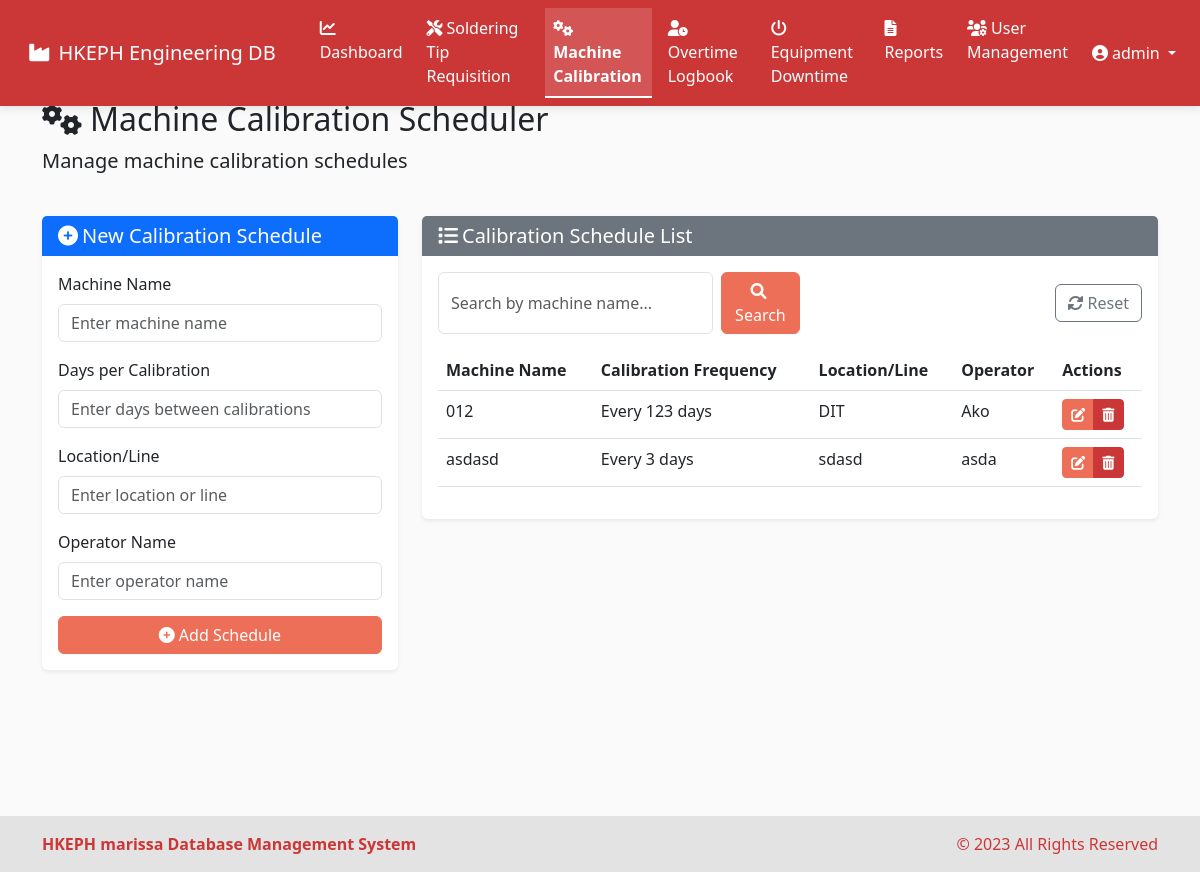
/machine-calibrations (signed in), run on an earlier commit of the app's database.
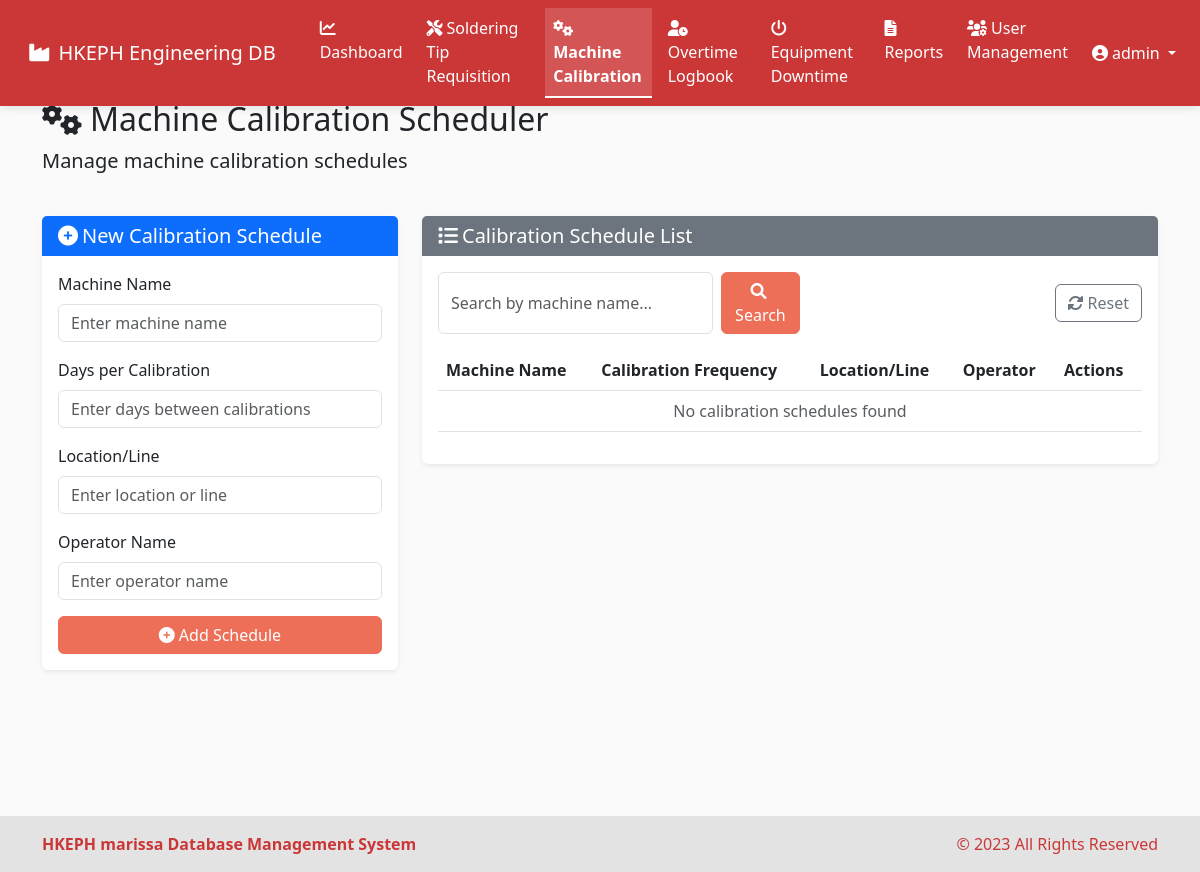
And on a later commit of the database.
### models.py (models this page shows, shortened)
class MachineCalibration(db.Model):
    id = db.Column(db.Integer, primary_key=True)
    machine_name = db.Column(db.String(100), nullable=False)
    days_per_calibration = db.Column(db.Integer, nullable=False)
    location_line = db.Column(db.String(100), nullable=False)
    operator_name = db.Column(db.String(100), nullable=False)
    created_at = db.Column(db.DateTime, default=datetime.utcnow)

### routes.py (the view)
@app.route('/machine-calibrations')
@login_required
def machine_calibrations():
    search_query = request.args.get('search', '')
    if search_query:
        calibrations = MachineCalibration.query.filter(
            MachineCalibration.machine_name.ilike(f'%{search_query}%')
        ).all()
    else:
        calibrations = MachineCalibration.query.all()
    form = MachineCalibrationForm()
    return render_template('machine_calibration.html', calibrations=calibrations, form=form, search_query=search_query)

### forms.py
class MachineCalibrationForm(FlaskForm):
    machine_name = StringField('Machine Name', validators=[DataRequired(), Length(max=100)])
    days_per_calibration = IntegerField('Days per Calibration', validators=[DataRequired(), NumberRange(min=1, max=365)])
    location_line = StringField('Location/Line', validators=[DataRequired(), Length(max=100)])
    operator_name = StringField('Operator Name', validators=[DataRequired(), Length(max=100)])

### app.py (called while the page is built)
@login_manager.user_loader
def load_user(user_id):
    return User.query.get(int(user_id))

### templates/machine_calibration.html (shortened to what the changed rows need)
{% extends 'base.html' %}
{% block content %}
<div class="row mb-4">
    <div class="col">
        <h2><i class="fas fa-cogs me-2"></i>Machine Calibration Scheduler</h2>
    </div>
</div>
<div class="row mb-4">
    <div class="col-md-8">
        <div class="card">
            <div class="card-body">
                <div class="table-responsive">
                    <table class="table table-hover">
                        <thead>
                            <tr>
                                <th>Machine Name</th>
                                <th>Calibration Frequency</th>
                                <th>Location/Line</th>
                                <th>Operator</th>
                                <th>Actions</th>
                            </tr>
                        </thead>
                        <tbody>
                            {% for calibration in calibrations %}
                            <tr>
                                <td>{{ calibration.machine_name }}</td>
                                <td>Every {{ calibration.days_per_calibration }} days</td>
                                <td>{{ calibration.location_line }}</td>
                                <td>{{ calibration.operator_name }}</td>
                                <td>
                                    <div class="btn-group btn-group-sm" role="group">
                                        <a href="{{ url_for('edit_machine_calibration', calibration_id=calibration.id) }}" class="btn btn-warning">
                                            <i class="fas fa-edit"></i>
                                        </a>
                                        <button type="button" class="btn btn-danger" data-bs-toggle="modal" data-bs-target="#deleteCalibrationModal-{{ calibration.id }}">
                                            <i class="fas fa-trash-alt"></i>
                                        </button>
                                    </div>
                                </td>
                            </tr>
                            {% endfor %}
                            {% if not calibrations %}
                            <tr>
                                <td colspan="5" class="text-center text-muted">No calibration schedules found</td>
                            </tr>
                            {% endif %}
                        </tbody>
                    </table>
                </div>
            </div>
        </div>
    </div>
</div>
{% endblock %}

What changed in the data, as far as the page shows it:
removed MachineCalibration: machine_name "012", days_per_calibration "123", location_line "DIT", operator_name "Ako"
removed MachineCalibration: machine_name "asdasd", days_per_calibration "3", location_line "sdasd", operator_name "asda"
Also different on the page:
text now shown: "No calibration schedules found"
